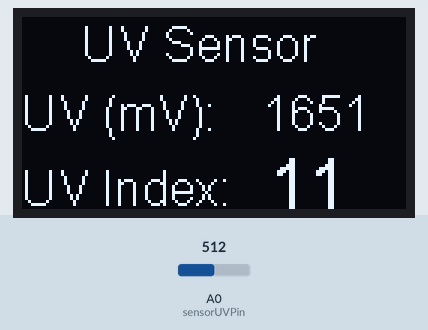
Recording of a sketch running on a simulated ESP8266 (NodeMCU). On the bench: 128×64 one-colour display. The test bench sets the inputs (shaded band); at power-on: A0 (sensorUVPin) = 512. What the sketch prints to the serial monitor is not drawn.

Above: at 4.6 s.
4.7 s: A0 (sensorUVPin) set to 616
At 6.5 s:
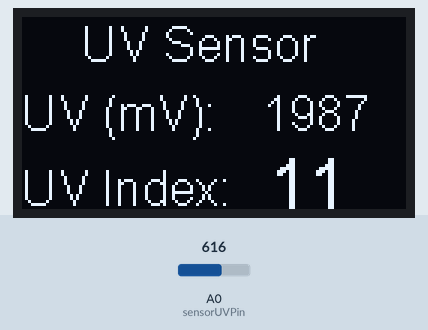
7.5 s: A0 (sensorUVPin) set to 596
At 8.5 s:
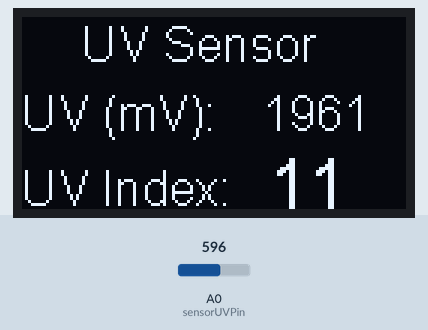
10.5 s: A0 (sensorUVPin) set to 511
At 12.7 s:
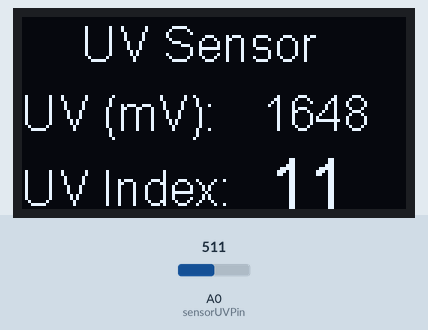
Timing chart, 0 to 14.2 s (numbered marks = the images above; inputs shaded):
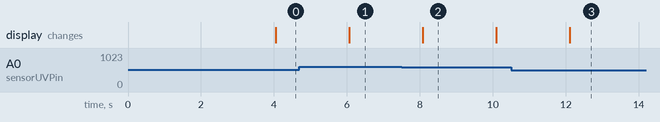

Measured:
- after the input at 4.7 s, the display: changes after 1.4 s (image 1)
- after the input at 7.5 s, the display: changes after 0.59 s (image 2)
- after the input at 10.5 s, the display: changes after 1.6 s (image 3)
- what the display in image 2 shows lasts 2.0 s, from 8.1 s to 10.1 s

The sketch:

NodeMCU_UV_Sensor_OLED.ino.ino
```cpp
/***************************************************************************************************************
 *  UV Sensor using NodeMCU ESP-12E
 *  Including 128x64 OLED Display
 *  Libraries needed:
 *   SSD1306Wire.h: https://github.com/squix78/esp8266-oled-ssd1306
 *
 *  UV Sensor Module connected to NodeMCU pin A0
 *  OLED pinout:
 *   - GND goes to ground
 *   - Vin goes to 3.3V
 *   - Data to I2C SDA (GPIO 0 ==>D3)
 *   - Clk to I2C SCL  (GPIO 2 ==>D4)
 *
 *  Developed by MJRovai V.1 23 March 2018
 ********************************************************************************************************************************/
#define SW_VERSION "UV_Sensor_V.1"

/* UV Sensor */
#define sensorUVPin A0
int dataSensorUV = 0;
int indexUV = 0;

/* OLED */
#include "SSD1306Wire.h"
#include "Wire.h"
const int I2C_DISPLAY_ADDRESS = 0x3c;
const int SDA_PIN = 0;
const int SCL_PIN = 2;
SSD1306Wire display(I2C_DISPLAY_ADDRESS, SDA_PIN, SCL_PIN);

void setup()
{
  Serial.begin(115200);
  displaySetup();
}

void loop()
{
  readSensorUV();
  displayUV();
  delay (1000);
}

/* Initiate and display setup data on OLED */
void displaySetup()
{
  display.init();                 // initialize display
  display.clear();                // Clear display
  display.flipScreenVertically(); // Turn the display upside down
  display.display();              // Put data on display

  Serial.println("Initiating UV Sensor Test");
  display.setFont(ArialMT_Plain_24);
  display.drawString(10, 0, "MJRoBot");
  display.setFont(ArialMT_Plain_16);
  display.drawString(0, 29, "UV Sensor Test");
  display.setFont(ArialMT_Plain_10);
  display.drawString(0, 52, "SW Ver.:");
  display.drawString(45, 52, SW_VERSION);
  display.display();
  delay (3000);
}

/* Read UV Sensor in mV and call UV index calculation */
void readSensorUV()
{
  byte numOfReadings = 5;
  dataSensorUV = 0;
  for (int i=0; i< numOfReadings; i++)
  {
    dataSensorUV += analogRead(sensorUVPin);
    delay (200);
  }
  dataSensorUV /= numOfReadings;
  dataSensorUV = (dataSensorUV * (3.3 / 1023.0))*1000;
  Serial.println(dataSensorUV);
  indexCalculate();
}

/*  UV Index calculation */
void indexCalculate()
{
    if (dataSensorUV < 227) indexUV = 0;
    else if (227 <= dataSensorUV && dataSensorUV < 318) indexUV = 1;
    else if (318 <= dataSensorUV && dataSensorUV < 408) indexUV = 2;
    else if (408 <= dataSensorUV && dataSensorUV < 503) indexUV = 3;
    else if (503 <= dataSensorUV && dataSensorUV < 606) indexUV = 4;
    else if (606 <= dataSensorUV && dataSensorUV < 696) indexUV = 5;
    else if (696 <= dataSensorUV && dataSensorUV < 795) indexUV = 6;
    else if (795 <= dataSensorUV && dataSensorUV < 881) indexUV = 7;
    else if (881 <= dataSensorUV && dataSensorUV < 976) indexUV = 8;
    else if (976 <= dataSensorUV && dataSensorUV < 1079) indexUV = 9;
    else if (1079 <= dataSensorUV && dataSensorUV < 1170) indexUV = 10;
    else indexUV = 11;
}

/*  Display UV Values on local OLED*/
void displayUV()
{
  display.clear();
  display.setFont(ArialMT_Plain_16);
  display.drawString(20, 0, "UV Sensor");
  display.drawString(0, 23, "UV (mV):" );
  display.drawString(80, 23, String(dataSensorUV));
  display.drawString(0, 48, "UV Index:" );
  display.setFont(ArialMT_Plain_24);
  display.drawString(82, 42, String(indexUV));
  display.display();
}
```
